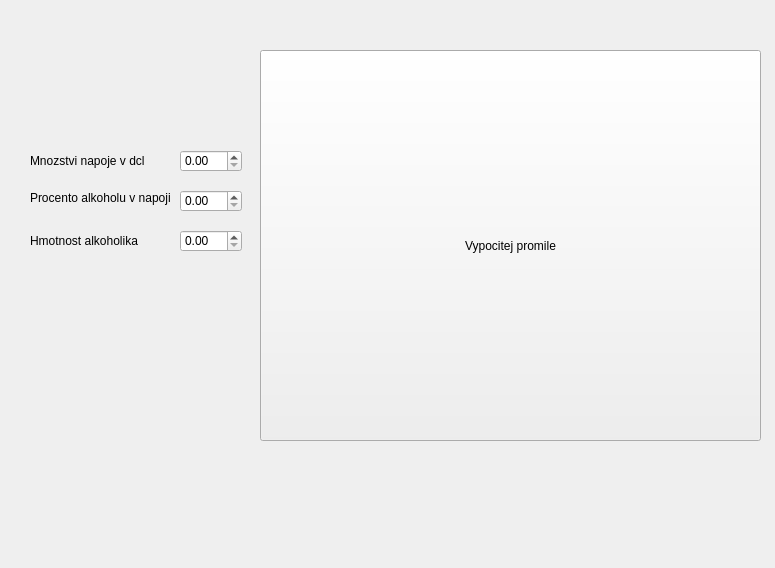
<?xml version="1.0" encoding="UTF-8"?>
<ui version="4.0">
 <class>MainWindow</class>
 <widget class="QMainWindow" name="MainWindow">
  <property name="geometry">
   <rect>
    <x>0</x>
    <y>0</y>
    <width>775</width>
    <height>568</height>
   </rect>
  </property>
  <property name="windowTitle">
   <string>MainWindow</string>
  </property>
  <widget class="QWidget" name="centralwidget">
   <widget class="QDoubleSpinBox" name="alkohol">
    <property name="geometry">
     <rect>
      <x>180</x>
      <y>150</y>
      <width>62</width>
      <height>22</height>
     </rect>
    </property>
   </widget>
   <widget class="QDoubleSpinBox" name="procenta">
    <property name="geometry">
     <rect>
      <x>180</x>
      <y>190</y>
      <width>62</width>
      <height>22</height>
     </rect>
    </property>
   </widget>
   <widget class="QDoubleSpinBox" name="vaha">
    <property name="geometry">
     <rect>
      <x>180</x>
      <y>230</y>
      <width>62</width>
      <height>22</height>
     </rect>
    </property>
   </widget>
   <widget class="QLabel" name="label">
    <property name="geometry">
     <rect>
      <x>30</x>
      <y>150</y>
      <width>131</width>
      <height>21</height>
     </rect>
    </property>
    <property name="text">
     <string>Mnozstvi napoje v dcl</string>
    </property>
   </widget>
   <widget class="QLabel" name="label_2">
    <property name="geometry">
     <rect>
      <x>30</x>
      <y>190</y>
      <width>151</width>
      <height>16</height>
     </rect>
    </property>
    <property name="text">
     <string>Procento alkoholu v napoji</string>
    </property>
   </widget>
   <widget class="QLabel" name="label_3">
    <property name="geometry">
     <rect>
      <x>30</x>
      <y>220</y>
      <width>131</width>
      <height>41</height>
     </rect>
    </property>
    <property name="text">
     <string>Hmotnost alkoholika</string>
    </property>
   </widget>
   <widget class="QPushButton" name="pushButton">
    <property name="geometry">
     <rect>
      <x>260</x>
      <y>50</y>
      <width>501</width>
      <height>391</height>
     </rect>
    </property>
    <property name="text">
     <string>Vypocitej promile</string>
    </property>
   </widget>
  </widget>
 </widget>
 <resources/>
 <connections/>
</ui>
